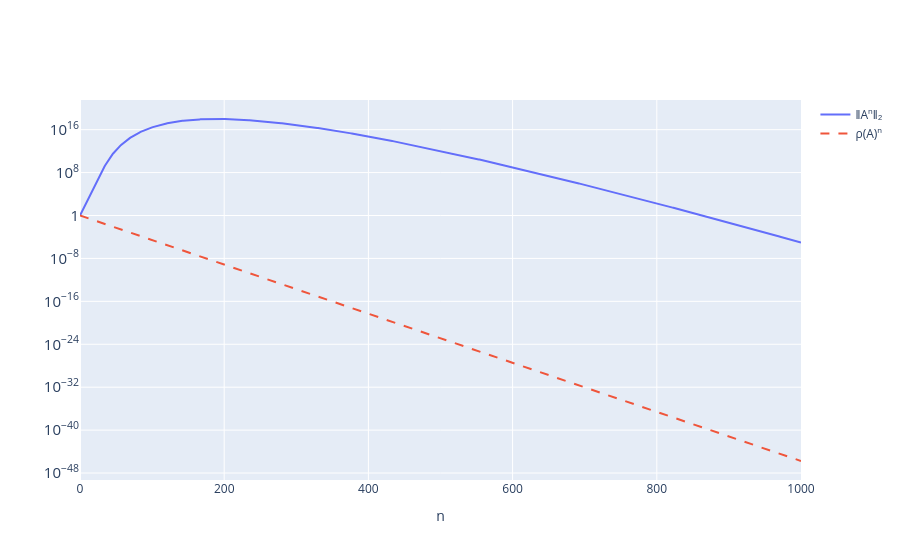

Notebook code for this chart:
### Markdown cell above
task (2)

**Closed form.** Multiplying $A$ by itself a few times shows the pattern:

$$
A^n = \begin{pmatrix} 0.95^n & 200\,(0.95^n - 0.9^n) \\ 0 & 0.9^n \end{pmatrix}
$$

(the top-right entry is $10 \cdot \frac{0.95^n - 0.9^n}{0.95 - 0.9}$, from a geometric sum).

**Why there is a peak.** The diagonal entries just shrink. The top-right entry is different:

- at $n = 0$ it is $0$, because $0.95^0 - 0.9^0 = 0$;
- then it grows, because $0.9^n$ shrinks faster than $0.95^n$ and the difference is multiplied by $200$;
- later both terms shrink, so it goes back to $0$.

It is largest around $n \approx 13$, where $200\,(0.95^{13} - 0.9^{13}) \approx 51.8$, which matches the peak of $\|A^n\|_2$.

### Code cell
def part3():
    k = 20
    A = 0.9 * np.eye(k) + np.diag(np.ones(k - 1), 1)
    n = 1000
    n_range = np.arange(n + 1)

    norms = []
    M = np.eye(k)
    for _ in n_range:
        norms.append(sla.norm(M, 2))
        M = A @ M
    norms = np.array(norms)

    eigvals, P = np.linalg.eig(A)
    rho = np.max(np.abs(eigvals))
    print(f'rho(A) = {rho}, kappa(P) = {np.linalg.cond(P):.1e}')

    peak = np.argmax(norms)
    below_one = peak + np.argmax(norms[peak:] < 1)
    print(f'Peak of ||A^n||_2 = {norms[peak]:.2e} at n = {peak}')
    print(f'||A^n||_2 first drops below 1 at n = {below_one}')

    fig = go.Figure()
    fig.add_trace(go.Scatter(x=n_range, y=norms, name="‖Aⁿ‖₂"))
    fig.add_trace(go.Scatter(x=n_range, y=rho ** n_range, name="ρ(A)ⁿ", line=dict(dash='dash')))
    fig.update_xaxes(title_text="n")
    fig.update_yaxes(type="log", exponentformat="power")
    fig.show()

part3()

### Figure 1 — Plotly figure (JSON) as saved in the notebook; plotly's stock layout.template omitted (floating-point values rounded to 4 significant figures; data arrays with more than 128 entries replaced by an {"elided": "..."} marker saying what was removed)
{"data": [{"name": "‖Aⁿ‖₂", "type": "scatter", "x": {"elided": "1001 int values"}, "y": {"elided": "1001 float values"}}, {"line": {"dash": "dash"}, "name": "ρ(A)ⁿ", "type": "scatter", "x": {"elided": "1001 int values"}, "y": {"elided": "1001 float values"}}], "layout": {"xaxis": {"title": {"text": "n"}}, "yaxis": {"exponentformat": "power", "type": "log"}}}
